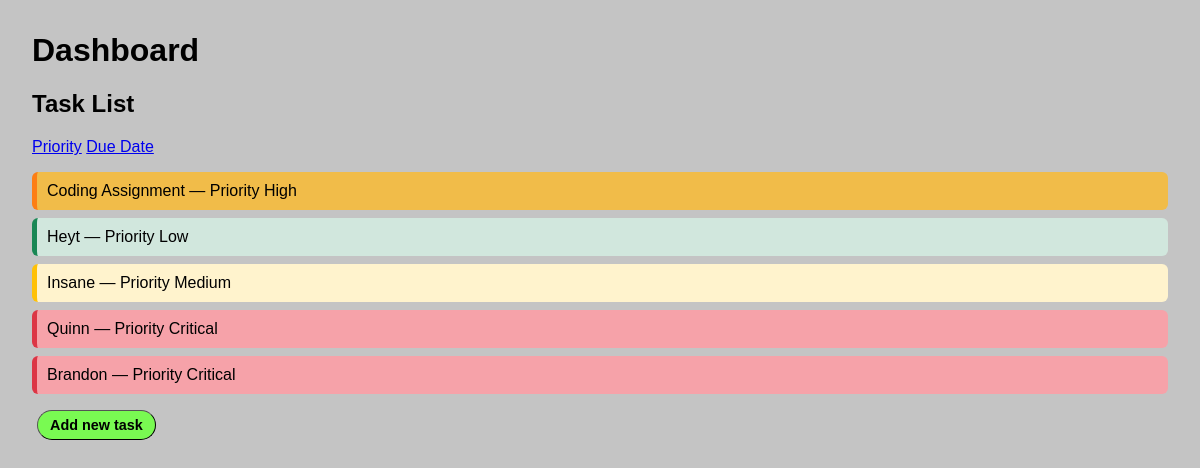
/?sort=due_date, run on an earlier commit of the app's database.
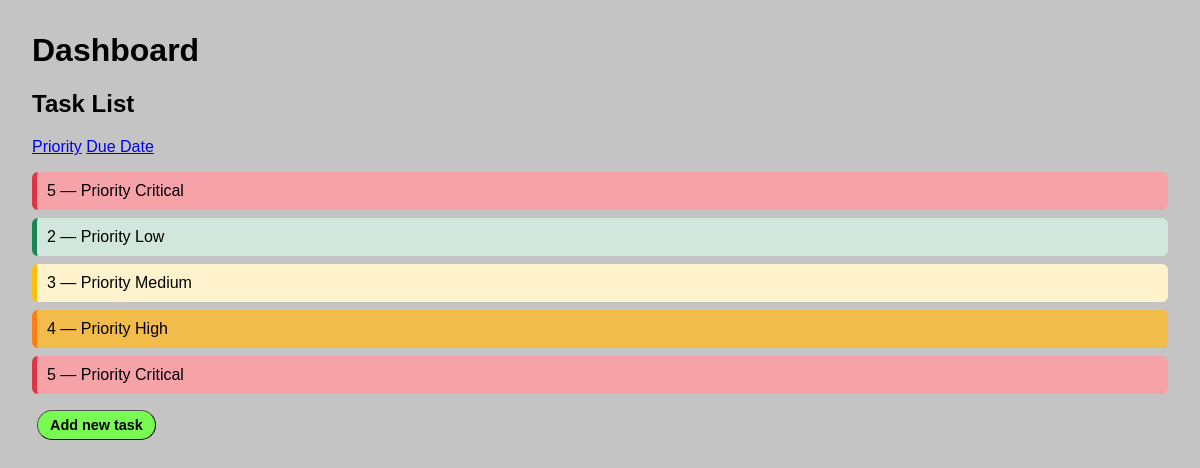
And on a later commit of the database.
### entities/models.py (models this page shows, shortened)
class Task(models.Model):
    PRIORITY_LOW = 1
    PRIORITY_MEDIUM = 2
    PRIORITY_HIGH = 3
    PRIORITY_CRITICAL = 4
    PRIORITY_CHOICES = [
    (PRIORITY_LOW, 'Low'),
    (PRIORITY_MEDIUM, 'Medium'),
    (PRIORITY_HIGH, 'High'),
    (PRIORITY_CRITICAL, 'Critical'),
]
    title = models.CharField(max_length=200)
    description = models.TextField(blank=True)
    priority = models.PositiveSmallIntegerField(choices=PRIORITY_CHOICES, default=PRIORITY_MEDIUM, )
    due_date = models.DateTimeField(default=None)
    completed = models.BooleanField(default=False)
    class Meta:
        ordering = ['due_date', '-priority']  # default ordering; you can override in views
        indexes = [
            models.Index(fields=['due_date']),
        ]

### todoApp/views.py (the view)
# urls.py: path('', showDashboard, name='showDashboard'),
def showDashboard(request):
    if 'sort' in request.GET:
        sort = request.GET.get('sort')
    else:
        sort = '-priority'
    task_list = Task.objects.all().order_by(sort)
    context = {'task_list': task_list}
    return render(request, 'dashboard.html', context)

### todoApp/templates/dashboard.html (shortened to what this page needs)
{% load static %}
<!doctype html>
<html lang="en">
<head>
    <link rel="stylesheet" href="{% static 'tasks/styles.css' %}" />
</head>
<body>
    <h1>Dashboard</h1>
    <h2>Task List</h2>
    <div>
        <a href="{% url 'showDashboard' %}?sort=-priority" class="sort-btn">Priority</a>
        <a href="{% url 'showDashboard' %}?sort=due_date" class="sort-btn">Due Date</a>
    </div>
    <ul>
        {% for task in task_list %}
        <li class="
            {% if task.priority == task.PRIORITY_LOW %}priority-low
            {% elif task.priority == task.PRIORITY_MEDIUM %}priority-medium
            {% elif task.priority == task.PRIORITY_HIGH %}priority-high
            {% elif task.priority == task.PRIORITY_CRITICAL %}priority-critical
            {% endif %}"
            data-title="{{ task.title }}" data-description="{{ task.description|default:'(No description provided)' }}"
            data-due="{{ task.due_date|date:'M d, Y H:i'|default:'No due date' }}"
            data-edit_url="{% url 'task_edit' task.pk %}" data-delete_url="{% url 'task_delete' task.pk %}"
            data-complete_url="{% url 'task_complete' task.pk %}"
            onclick="openModal(this)">
            {{ task.title }} — Priority {{ task.get_priority_display }}
        </li>
        {% empty %}
        <li>No tasks available.</li>
        {% endfor %}
    </ul>
    <p><a href="{% url 'task_create' %}" id="new_task_button">Add new task</a></p>
</body>
</html>

What changed in the data, as far as the page shows it:
removed Task: title "Coding Assignment", priority "High"
removed Task: title "Heyt", priority "Low"
removed Task: title "Insane", priority "Medium"
removed Task: title "Quinn", priority "Critical"
removed Task: title "Brandon", priority "Critical"
added Task: title "5", priority "Critical"
added Task: title "2", priority "Low"
added Task: title "3", priority "Medium"
added Task: title "4", priority "High"
added Task: title "5", priority "Critical"
